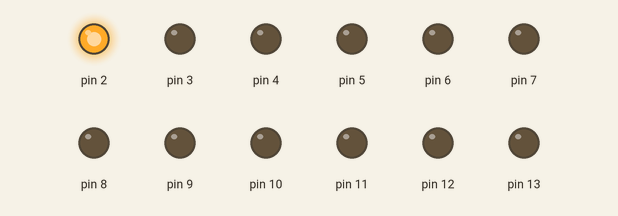
This sketch was run on a simulated Arduino Uno, built with avr-gcc and run on an emulated ATmega328P. Shown: output pins drawn as LEDs (lit = HIGH).

Above: at 0.2 s.
At 2.7 s:
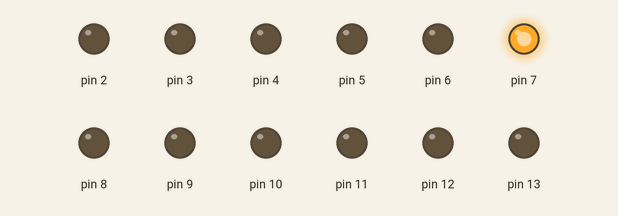
At 4.2 s:
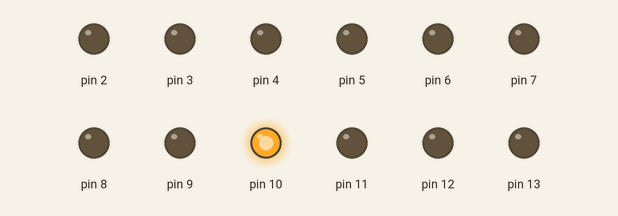
At 6.0 s:
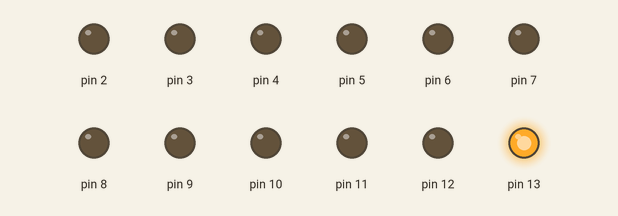
At 10.7 s:
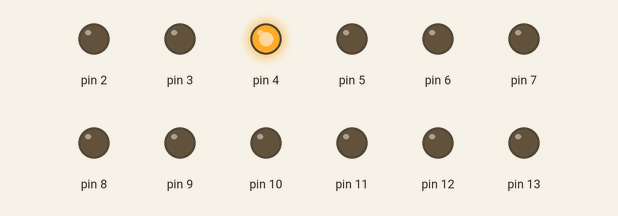
At 15.2 s:
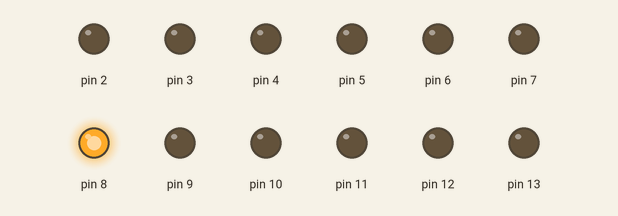
Timing chart, 0 to 15.6 s (numbered marks = the images above):
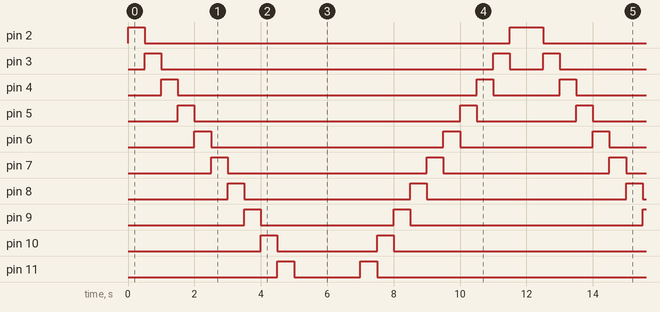

The sketch:

Test_LEDS.ino
```cpp
void setup() {
  for(int i = 13; i >1; i--){
    pinMode(i, OUTPUT);
    digitalWrite(i, LOW);
  }

}

void loop() {
  for(int i = 2; i <14; i++){
    digitalWrite(i,!digitalRead(i));
    delay(500);
    digitalWrite(i,!digitalRead(i));
  }
  for(int i = 13; i >1; i--){
    digitalWrite(i,!digitalRead(i));
    delay(500);
    digitalWrite(i,!digitalRead(i));
  }
}
```

Measured:
- by itself, pin 2: repeats every 12.0 s: LOW 11.0 s, HIGH 1.0 s
- by itself, pin 3: repeats every 12.0 s: LOW 10.0 s, HIGH 0.50 s, LOW 1.0 s, HIGH 0.50 s
- by itself, pin 4: repeats every 12.0 s: LOW 9.0 s, HIGH 0.50 s, LOW 2.0 s, HIGH 0.50 s
- by itself, pin 5: repeats every 12.0 s: LOW 8.0 s, HIGH 0.50 s, LOW 3.0 s, HIGH 0.50 s
- by itself, pin 6: repeats every 12.0 s: LOW 7.0 s, HIGH 0.50 s, LOW 4.0 s, HIGH 0.50 s
- by itself, pin 7: repeats every 12.0 s: LOW 6.0 s, HIGH 0.50 s, LOW 5.0 s, HIGH 0.50 s
- by itself, pin 8: repeats every 12.0 s: LOW 5.0 s, HIGH 0.50 s, LOW 6.0 s, HIGH 0.50 s
- by itself, pin 9: repeats every 12.0 s: LOW 4.0 s, HIGH 0.50 s, LOW 7.0 s, HIGH 0.50 s
